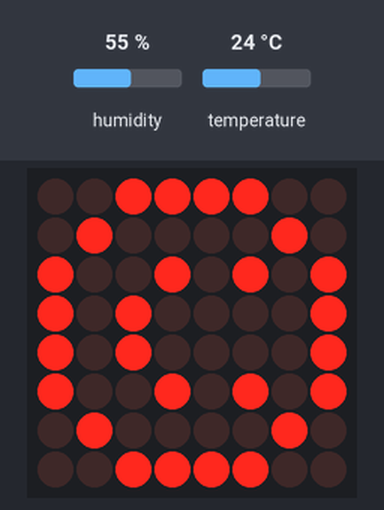
Bench run of a sketch on a simulated Arduino Uno, built with avr-gcc and run on an emulated ATmega328P. On the bench: 8×8 LED matrix. The inputs (shaded band) are chosen by the test bench; at power-on: temperature 24 °C, humidity 55 %. What the sketch prints to the serial monitor is not drawn.

Above: at 9.8 s.
9.9 s: temperature set to 17 °C
22.2 s: temperature set to 14 °C
At 28.9 s:
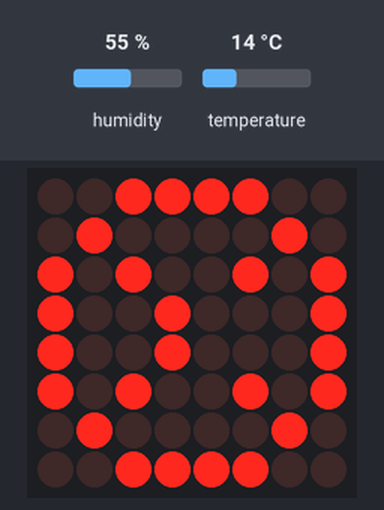
30.2 s: temperature set to 19 °C
At 42.6 s:
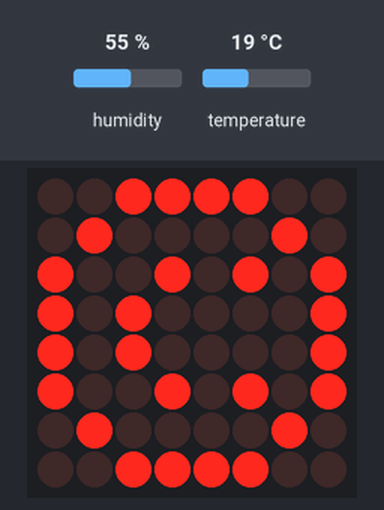
43.6 s: temperature set to 12 °C
At 50.1 s:
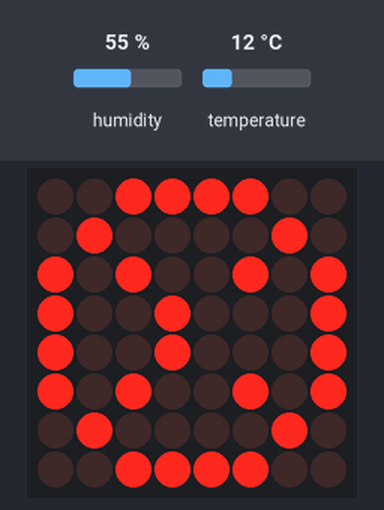
Timing chart, 0 to 51.6 s (numbered marks = the images above; inputs shaded):
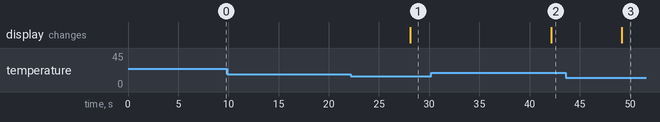

The sketch:

Workshop_DHT_temperature.ino
```cpp
// Example testing sketch for various DHT humidity/temperature sensors
// Written by ladyada, public domain

#include "DHT.h"

#define DHTPIN 2     // what digital pin we're connected to

// Uncomment whatever type you're using!
#define DHTTYPE DHT11   // DHT 11
//#define DHTTYPE DHT22   // DHT 22  (AM2302), AM2321
//#define DHTTYPE DHT21   // DHT 21 (AM2301)

// Connect pin 1 (on the left) of the sensor to +5V
// NOTE: If using a board with 3.3V logic like an Arduino Due connect pin 1
// to 3.3V instead of 5V!
// Connect pin 2 of the sensor to whatever your DHTPIN is
// Connect pin 4 (on the right) of the sensor to GROUND
// Connect a 10K resistor from pin 2 (data) to pin 1 (power) of the sensor

// Initialize DHT sensor.
// Note that older versions of this library took an optional third parameter to
// tweak the timings for faster processors.  This parameter is no longer needed
// as the current DHT reading algorithm adjusts itself to work on faster procs.

#include "LedControl.h"
#include "binary.h"

// pin 10 = display input
// pin 11 = clock
// pin 12 = CS
LedControl lc=LedControl(10,11,12,1);

DHT dht(DHTPIN, DHTTYPE);

int LED1 = 11;
int LED2 = 10;

// Boolean that is needed to decide if happy or sad face should be drawn
bool tempStatus = 1;

// Delay in between measuring temperature
int t=5000;


// happy face
byte hf[8]= {B00111100,B01000010,B10010101,B10100001,B10100001,B10010101,B01000010,B00111100};
// sad face
byte sf[8]= {B00111100,B01000010,B10100101,B10010001,B10010001,B10100101,B01000010,B00111100};

// input parameter: bool isHappy
// if true this function will draw a happy face on the LED matrix
// if false this function will draw a sad face on the LED matrix
void drawFace(bool isHappy){
  if (isHappy) {
    for (int i = 0; i <= 7; i = i + 1) {
      lc.setRow(0,i,hf[i]);
    }
  } else {
    for (int i = 0; i <= 7; i = i + 1) {
    lc.setRow(0,i,sf[i]);
    }
  }
}

void setup() {
   lc.shutdown(0,false);

  // Set brightness to a medium value
  lc.setIntensity(0,8);

  // Clear the display
  lc.clearDisplay(0);

  Serial.begin(9600);

  // Draw happy face initially
  drawFace(true);
  Serial.begin(9600);
  Serial.println("DHTxx test!");

  dht.begin();


  pinMode(LED1, OUTPUT);
  pinMode(LED2, OUTPUT);
}

void loop() {
  // Wait a few seconds between measurements.
  delay(2000);

  // Reading temperature or humidity takes about 250 milliseconds!
  // Sensor readings may also be up to 2 seconds 'old' (its a very slow sensor)
  float h = dht.readHumidity();
  // Read temperature as Celsius (the default)
  float temperature = dht.readTemperature();


  // Check if any reads failed and exit early (to try again).
  if (isnan(h) || isnan(temperature) ) {
    Serial.println("Failed to read from DHT sensor!");
    return;
  }


  Serial.print("Humidity: ");
  Serial.print(h);
  Serial.print(" %\t");
  Serial.print("Temperature: ");
  Serial.print(temperature);
  Serial.print(" *C ");


  /*digitalWrite(LED1, HIGH); // schaltet Lampe an
  delay(1000); // geht 1000ms lang
  //digitalWrite(LED1, LOW);
  //delay(1000); // aus

  digitalWrite(LED2, HIGH); // schaltet Lampe an
  delay(1000); // geht 1000ms lang
  //digitalWrite(LED2, LOW);
  //delay(1000); // aus */

// Another Boolean to store the last temperature status (we do this to only draw a new face, if the status changes from happy to sad or vice versa)
bool previousStatus = tempStatus;

  // Face should be happy as long as the temperature is in between 15 and 25 C
  if (temperature > 15 && temperature < 25) {
    tempStatus = true;
  } else {
    tempStatus = false;
  }

// Delay in beetween measuring temperature
  delay(t);


  // Check if the status changed from the previous status and update smiley respectively
  if (previousStatus != tempStatus) {
    Serial.println("Smiley updated");
    drawFace(tempStatus);
  } else {
    Serial.println("Smiley not updated");
  }
}
```

Measured:
- the behaviour switches between 16 and 15 °C on temperature (found by bisection; images 0 and 1)
- after the input at 9.9 s, every drawn part: stays the same
- after the input at 22.2 s, the display: changes after 5.9 s (image 1)
- after the input at 30.2 s, the display: changes after 12.0 s (image 2)
- after the input at 43.6 s, the display: changes after 5.6 s (image 3)
